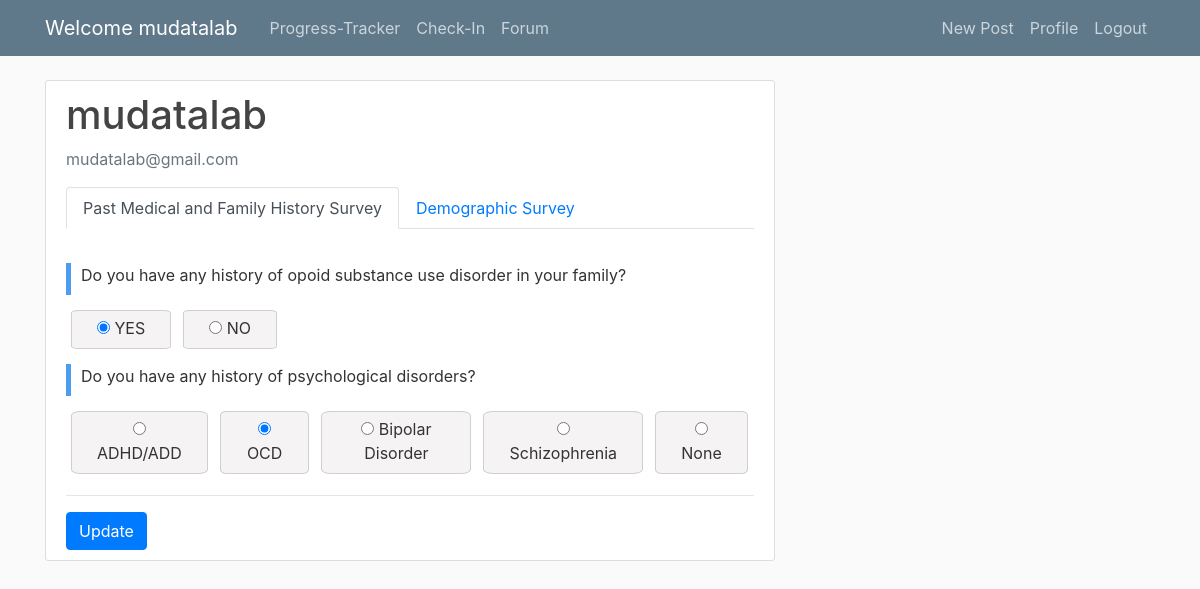
Before: /profile/ (signed in) with the older database file.
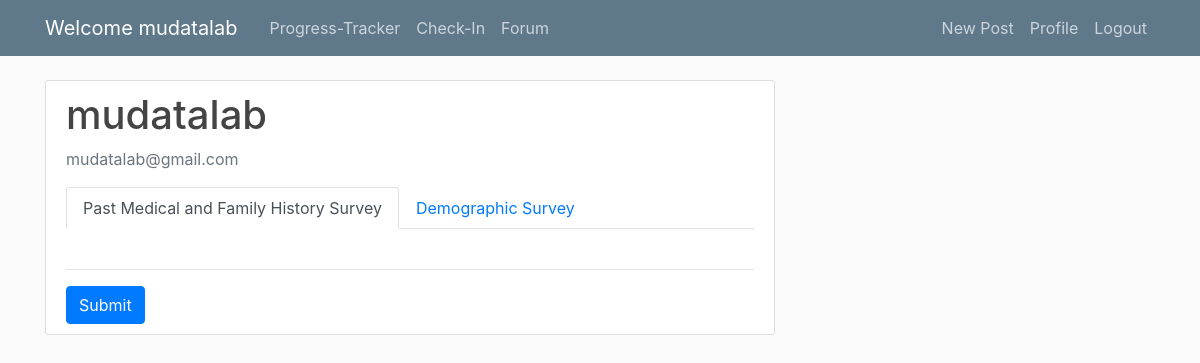
After: the same page with the newer database file.
### survey/models.py (models this page shows, shortened)
class Survey(models.Model):
    title = models.CharField(max_length=200)
    description = models.TextField(blank=True)
    created_at = models.DateTimeField(auto_now_add=True)
    updated_at = models.DateTimeField(auto_now=True)

class Question(models.Model):
    ORIENTATION_CHOICES = (
        (-1, 'Negative'),
        (0, 'Neutral'),
        (1, 'Positive'),
    )
    survey = models.ForeignKey(Survey, on_delete=models.CASCADE)
    question = models.CharField(max_length=300)
    options = models.ManyToManyField('Option')
    categories = models.ManyToManyField('QuestionCategory', blank=True)
    weight = models.IntegerField(default=1)
    orientation = models.IntegerField(default=0, choices=ORIENTATION_CHOICES)
    created_at = models.DateTimeField(auto_now_add=True)
    updated_at = models.DateTimeField(auto_now=True)

### users/views.py (the view, shortened to what this page needs)
# urls.py: path('profile/', user_views.profile, name='profile'),
@login_required
def profile(request):
    try:
        PMH_survey = get_object_or_404(Survey, title=PAST_HISTORY_SURVEY)
    except Http404:
        logger.debug(f'Survey not available, required survey: {PAST_HISTORY_SURVEY}')
        return render(request, 'users/error.html', {'message': f'Survey not available, required survey: {PAST_HISTORY_SURVEY}'})
    existing_responses = Response.objects.filter(survey=PMH_survey, user=request.user)
    initial_data = {}
    if existing_responses.exists():
        for response in existing_responses:
            field_name = f'question_{response.question.id}'
            try:
                selected_option = Option.objects.get(question=response.question, option=response.selected_options)
                initial_data[field_name] = selected_option.id
            except Option.DoesNotExist:
                pass
    if request.method == 'POST':
        form = HistorySurveyForm(request.POST, survey_id=PMH_survey.id)
        if form.is_valid():
            user = request.user  # Get the current authenticated user
            for question in Question.objects.filter(survey_id=PMH_survey.id):
                selected_option = form.cleaned_data[f'question_{question.id}']
                selected_option_id = Option.objects.get(id=selected_option.id)
                Response.objects.update_or_create(
                    survey=PMH_survey,
                    user=request.user,
                    question=question,
                    defaults={'selected_options': selected_option_id.option}
                )
            return redirect('profile')  # Redirect to a thank-you page after successful submission
    else:
        form = HistorySurveyForm(initial=initial_data, survey_id=PMH_survey.id)
    try:
        demographic_survey = get_object_or_404(Survey, title=DEMOGRAPHIC_SURVEY)
    except Http404:
        logger.debug(f'Survey not available, required survey: {DEMOGRAPHIC_SURVEY}')
        return render(request, 'users/error.html', {'message': f'Survey not available, required survey: {DEMOGRAPHIC_SURVEY}'})
    if demographic_survey is None:
        return render(request, 'survey/error.html', {'message': 'No survey available.'})
    existing_responses = Response.objects.filter(survey=demographic_survey, user=request.user)
    initial_data = {}
    if request.method == 'POST':
        demographic_form = DemographicSurveyForm(request.POST, survey_id=demographic_survey.id)
        if demographic_form.is_valid():
            user = request.user  # Get the current authenticated user
            for question in Question.objects.filter(survey_id=demographic_survey.id):
                selected_option = demographic_form.cleaned_data[f'question_{question.id}']
                selected_option_id = Option.objects.get(id=selected_option.id)
                Response.objects.update_or_create(
                    survey=demographic_survey,
                    user=request.user,
                    question=question,
                    defaults={'selected_options': selected_option_id.option}
                )
            return redirect('profile')  # Redirect to a thank-you page after successful submission
    else:
        demographic_form = DemographicSurveyForm(initial=initial_data, survey_id=demographic_survey.id)
    return render(request, 'users/profile.html', {'PMH_survey': PMH_survey, 'demographic_survey': demographic_survey, 'form': form , 'demographic_form': demographic_form})

### users/forms.py
class HistorySurveyForm(forms.ModelForm):
    class Meta:
        model = Response
        fields = []
    def __init__(self, *args, **kwargs):
        survey_id = kwargs.pop('survey_id')
        initial = kwargs.get('initial', {})
        super(HistorySurveyForm, self).__init__(*args, **kwargs)
        questions = Question.objects.filter(survey_id=survey_id)
        for question in questions:
            field_name = f'question_{question.id}'
            self.fields[field_name] = forms.ModelChoiceField(
                label=question.question,  # Corrected to question.question
                queryset=Option.objects.filter(question=question),
                widget=forms.RadioSelect
            )
            if field_name in initial:
                self.fields[field_name].initial = initial[field_name]

### survey/models.py (called while the page is built)
    def __str__(self):
        return self.option

### users/templates/users/profile.html (shortened to what this page needs)
{% extends "feed/base.html" %}
{% load crispy_forms_tags %}
{% block content %}
    <div class="content-section">
        <div class="media">
            <div class="media-body">
                <h4 class="account-heading">{{ user.username }}</h4>
                <p class="text-secondary">{{ user.email }}</p>
            </div>
        </div>
        <ul class="nav nav-tabs" id="surveyTab" role="tablist">
            <li class="nav-item">
                <a class="nav-link active" id="pmh-tab" data-toggle="tab" href="#pmh" role="tab" aria-controls="pmh" aria-selected="true">{{ PMH_survey.title }}</a>
            </li>
            <li class="nav-item">
                <a class="nav-link" id="demographic-tab" data-toggle="tab" href="#demographic" role="tab" aria-controls="demographic" aria-selected="false">{{ demographic_survey.title }}</a>
            </li>
        </ul>
        <div class="tab-content" id="surveyTabContent">
            <div class="tab-pane fade show active" id="pmh" role="tabpanel" aria-labelledby="pmh-tab">
                <br>
                <form method="post">
                    {% for field in form %}
                    <div>
                        <p class="survey-question-title">{{ field.label_tag }}</p>
                        <div class="choices-container">
                            {% for choice in field %}
                                <label class="choice-button choice-option">
                                    {{ choice }}
                                </label><br>
                            {% endfor %}
                        </div>
                    </div>
                    {% endfor %}
                    <hr>
                    <button type="submit" class="btn btn-primary">{% if form.initial %}Update{% else %}Submit{% endif %}</button>
                    <br>
                </form>
            </div>
        </div>
    </div>
{% endblock content %}

Changed rows visible on the page:
removed Question: label_tag "Do you have any history of opoid substance use disorder in your family?"
removed Question: label_tag "Do you have any history of psychological disorders?"
Other visible differences:
text no longer shown: "Update"
text now shown: "Submit"
list line gone: "☑ YES YES ☐ NO NO"
list line gone: "☐ ADHD/ADD ADHD/ADD ☑ OCD OCD ☐ Bipolar Disorder Bipolar Disorder ☐ Schizophrenia Schizophrenia ☐ None None"
